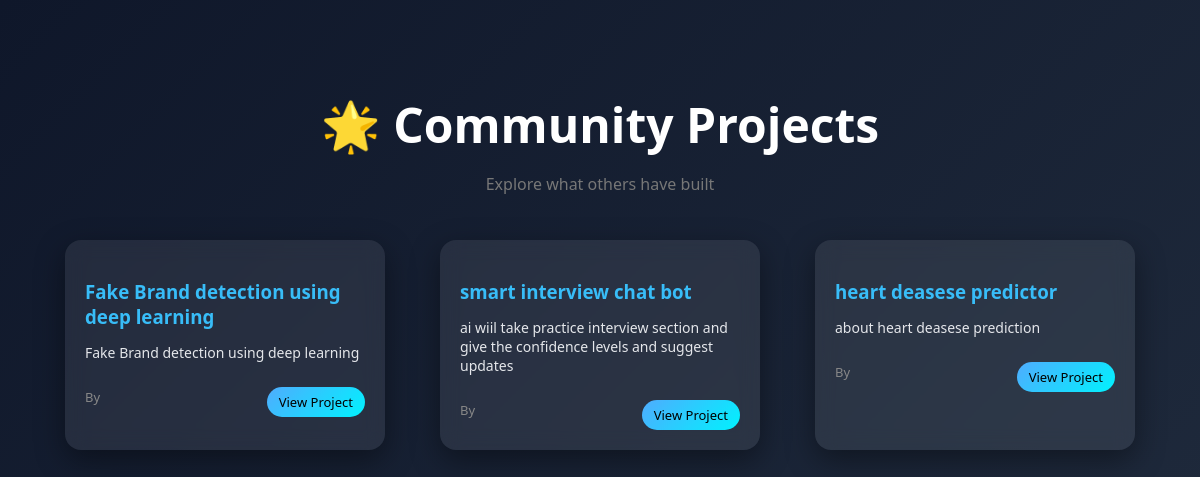
Screenshot of /projects (signed in) with the database file from the repository.
### tables this page shows
CREATE TABLE projects(
 id INTEGER PRIMARY KEY AUTOINCREMENT,
 user_id INTEGER,
 title TEXT,
 description TEXT,
 link TEXT,
 created_at TEXT
);

### app.py (the view)
@app.route("/projects")
def projects():
    if "user_id" not in session:
        return redirect(url_for("login"))
    conn = get_db()
    data = conn.execute("""
        SELECT title, description, link
        FROM projects
        WHERE user_id=?
        ORDER BY id DESC
    """, (session["user_id"],)).fetchall()
    conn.close()
    return render_template("projects.html", projects=data)

### app.py (called while the page is built)
def get_db():
    return sqlite3.connect(DB_PATH, check_same_thread=False)

### templates/projects.html (shortened to what this page needs)
<!DOCTYPE html>
<html>
<head>
  <link rel="stylesheet" href="/static/css/style.css">
</head>
<body>
<div class="proj-container">
  <h1>🌟 Community Projects</h1>
  <p class="proj-subtitle">Explore what others have built</p>
  <div class="proj-grid">
    {% for p in projects %}
    <div class="proj-card">
      <h3>{{p[0]}}</h3>
      <p class="proj-desc">{{p[1]}}</p>
      <div class="proj-footer">
        <span class="proj-author">By {{p[3]}}</span>
        <a class="proj-btn" href="{{p[2]}}" target="_blank">
          View Project
        </a>
      </div>
    </div>
    {% endfor %}
  </div>
</div>
</body>
</html>

### static/css/style.css (style rules this page uses)
body { margin: 0; font-family: 'Segoe UI', sans-serif; background: linear-gradient(135deg, #0f172a, #1e293b); color: #fff; }
h1 { font-size: 48px; margin-bottom: 10px; }
.proj-container { max-width: 1100px; margin: 40px auto; padding: 20px; text-align: center; }
.proj-subtitle { color: #777; margin-bottom: 30px; }
.proj-grid { display: grid; grid-template-columns: repeat(auto-fit, minmax(260px, 1fr)); gap: 25px; }
.proj-card { background: linear-gradient(135deg, #ffffff, #f7f9fc); padding: 22px; border-radius: 14px; box-shadow: 0 10px 25px rgba(0,0,0,0.08); text-align: left; transition: transform 0.3s ease, box-shadow 0.3s ease; }
.proj-card h3 { margin-bottom: 10px; color: #222; }
.proj-desc { font-size: 14px; color: #555; margin-bottom: 15px; }
.proj-footer { display: flex; justify-content: space-between; align-items: center; }
.proj-author { font-size: 13px; color: #888; }
.proj-btn { background: linear-gradient(135deg, #667eea, #764ba2); color: white; padding: 6px 12px; border-radius: 20px; font-size: 13px; text-decoration: none; transition: opacity 0.2s ease; }
.proj-card { background: rgba(255,255,255,0.08); backdrop-filter: blur(10px); border-radius: 16px; padding: 20px; margin: 15px; box-shadow: 0 10px 30px rgba(0,0,0,0.4); color: #ffffff; }
.proj-card h3 { color: #38bdf8; }
.proj-card p { color: #e5e7eb; }
.proj-btn { display: inline-block; margin-top: 10px; background: linear-gradient(135deg, #4facfe, #00f2fe); color: #000 !important; padding: 6px 12px; border-radius: 20px; font-size: 13px; text-decoration: none; }

### rows the page displays
projects: title "Fake Brand detection using deep learning", description "Fake Brand detection using deep learning"
projects: title "smart interview chat bot", description "ai wiil take practice interview section and give the confidence levels and suggest updates"
projects: title "heart deasese predictor", description "about heart deasese prediction"
